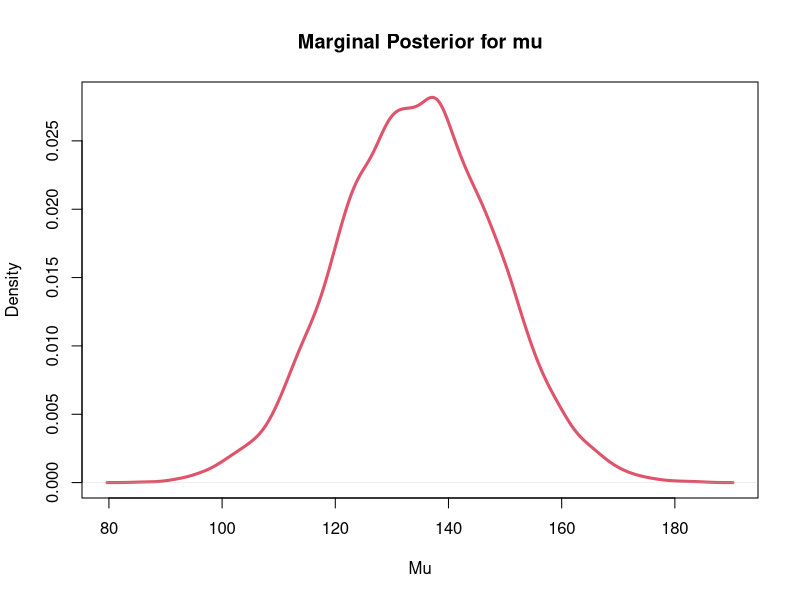
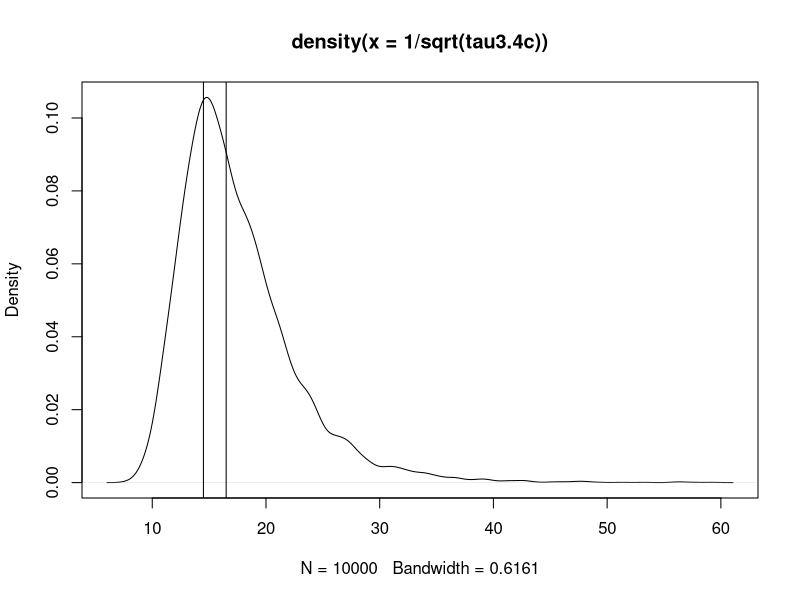

Here is the R script that generated these plots, in order: (Note: this script raises an error after producing the figures.)
#Ryan Gallagher
#Bayesian HW 2
#Exercise 3.4

# Prior is NoGa(130, 1/3, 4, 1000) on (mu, tau)
mu_0 = 130
k = 1/3
c=4
d=1000

#(a)
#From the notes, we know that tau~Ga(4,1000)
#                   and mu|tau ~ N(130, tau*1/3)

tau3.4 = rgamma(1, c, d)

#From my derivation, we have (mu|tau, y) ~ N(134.4963, 3/(1213*tau))
#So,
sigma3.4 = 1/sqrt(tau3.4)
margPostmu = rnorm(10000, 134.4963, sigma3.4)
plot(density(margPostmu), main="Marginal Posterior for mu", xlab='Mu', col=2, lwd=3)

#(b)
LL = (132.5 - 134.4963) / sqrt(3 / (1213*tau3.4)) #Standardize
pnorm(LL) #Get probability
UL = (135.5 - 134.4963) / sqrt(3 / (1213*tau3.4)) #Standardize
pnorm(UL)# Get probability 
pnorm(UL) - pnorm(LL) #Prob of upper - prob of lower

#(c)
tau3.4c = rgamma(10000, 4, 1000)
plot(density(1/sqrt(tau3.4c))) #sigma follows chisq - this looks like chisq
abline(v=14.5)
abline(v=16.5)

#(d) same as (b) - transform the value of interest to tai,
# then get the probability. 

ULd = pgamma(1/14.5^2, 4, 1000)
LLd = pgamma(1/16.5^2, 4, 1000)
ULd - LLd #=0.1988


#(e)
df3.4e = data.frame(tau3.4, margPostmu, )

